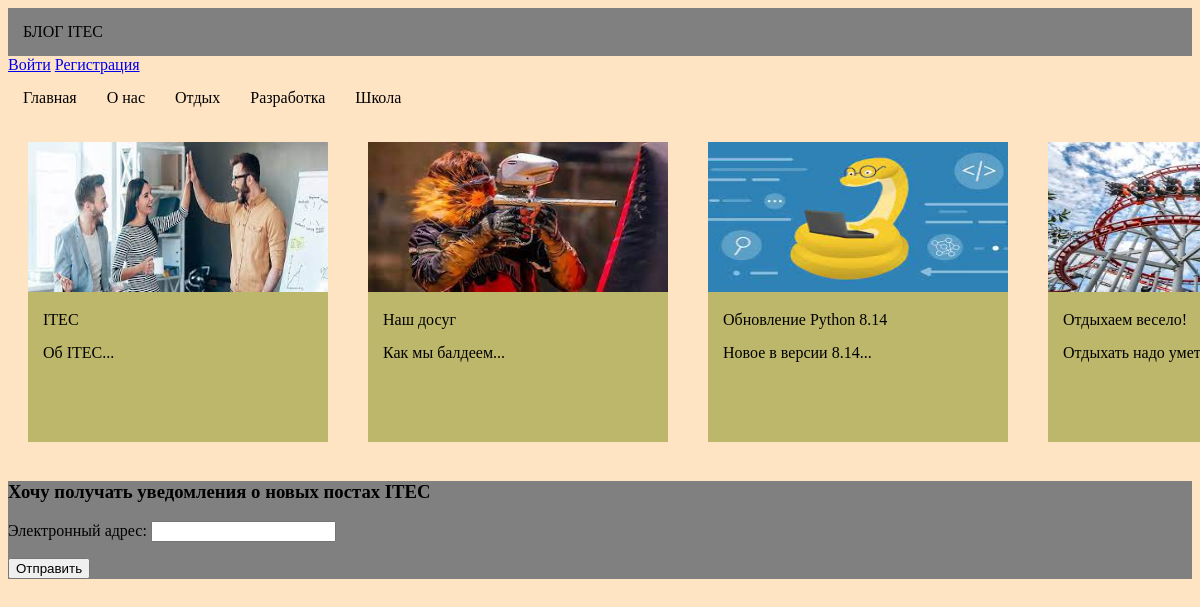
The app's page /, older data.
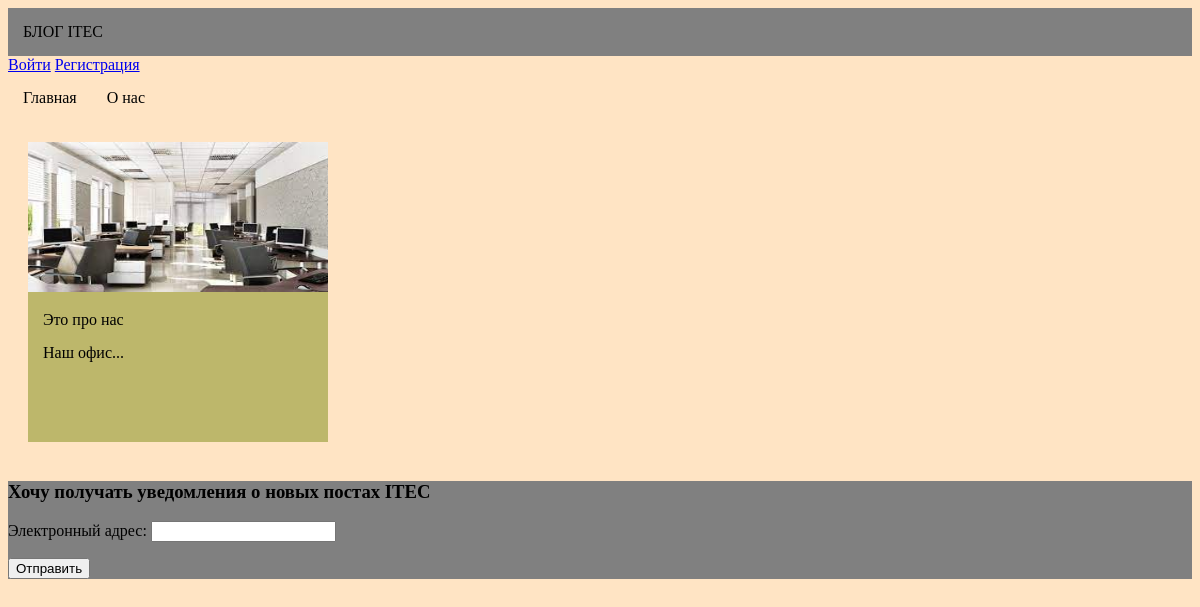
The same page, newer data.
### main/models.py (models this page shows, shortened)
class Category(models.Model):
    title = models.CharField(max_length=200)
    class Meta:
        ordering = ['title']
        verbose_name = 'Категория'
        verbose_name_plural = 'Категории'

class Post(models.Model):
    category = models.ForeignKey('Category', on_delete=models.CASCADE)
    title = models.CharField(max_length=200)
    description = models.TextField()
    briefdescription = models.CharField(max_length=400)
    created = models.DateTimeField(auto_now_add=True)
    updated = models.DateTimeField(auto_now=True)
    image = models.ImageField(upload_to='images', blank=True)
    author = models.CharField(max_length=200, blank=True)
    likes = models.IntegerField(default=0, blank=True)
    views = models.IntegerField(default=0, blank=True)
    class Meta:
        ordering = ['title']
        verbose_name = 'Статья'
        verbose_name_plural = 'Статьи'
    def get_absolute_url(self):
        return reverse('main:post_detail', args=[self.id])

### main/views.py (the view)
# urls.py: path('', start_page, name="start_page"),
def start_page(request):
    categories = Category.objects.all()
    posts = Post.objects.all()
    form = EmailsForm()
    if request.method == 'POST':
        new_email = EmailsForm(request.POST)
        if new_email.is_valid():
            new_email.save()
            return render(request, 'start_page.html', {'categories': categories, 'posts': posts, 'form': form,'message': "Ваш email сохранен!"})
    context = {'categories': categories, 'posts': posts, 'form': form}
    return render(request, 'start_page.html', context)

### main/forms.py
class EmailsForm(forms.ModelForm):
    email = forms.EmailField(required=True, label='Электронный адрес')
    class Meta:
        model = Emails
        fields = ['email']

### main/templates/start_page.html (shortened to what this page needs)
<!DOCTYPE html>
{% load static %}
<html lang="en">
<head>
    <link rel="stylesheet" href="{% static 'css/start_page.css' %}">
</head>
<body>
<main>
    <div style="display: flex; justify-content:flex-start; background-color: grey">
        <a style="padding:15px; text-decoration: none; color:black">БЛОГ ITEC</a>
    </div>
    {% if user.is_authenticated %}
    <div>
        <a href="{% url 'account:profile' %}">Профиль</a>
        <a href="{% url 'account:logout' %}">Выйти</a>
    </div>
    {% else %}
    <div>
        <a href="{% url 'account:login' %}">Войти</a>
        <a href="{% url 'account:register' %}">Регистрация</a>
    </div>
    {% endif %}
    <div style="display: flex; justify-content:flex-start; background-color: bisque">
        <a href="{% url 'main:start_page' %}" style="padding:15px; text-decoration: none; color:black">Главная</a>
        {% for category in categories %}
        <a href="{% url 'main:category_post' category.id %}" style="padding:15px; text-decoration: none; color:black">{{ category.title }}</a>
        {% endfor %}
    </div>
    {% block content %}
    <div style="display: flex; justify-content: flex-start">
        {% for post in posts %}
        <a href="{{ post.get_absolute_url }}" style="text-decoration: none; color: black">
            <div class="item_card" style="width: 300px; height: 300px; margin: 20px; background: darkkhaki;">
                <img src="{{ post.image.url }}" alt="" style="width:300px; height:150px">
                <p style="margin: 15px;">{{ post.title }}</p>
                <p style="margin: 15px;">{{ post.briefdescription }}</p>
            </div>
        </a>
        {% endfor %}
    </div>
    <div>
        <form  style="background-color: grey" action="" method="POST">
            <h3>Хочу получать уведомления о новых постах ITEC</h3>
            {{ form.as_p }}
            <button>Отправить</button>
        </form>
    </div>
    {% endblock %}
</main>
</body>
</html>

### main/static/css/start_page.css (style rules this page uses)
body { background: bisque; }

Row changes from the older to the newer data that the page shows:
removed Category: title "Отдых"
removed Category: title "Разработка"
removed Category: title "Школа"
removed Post: image (picture), title "ITEC", briefdescription "Об ITEC..."
removed Post: image (picture), title "Наш досуг", briefdescription "Как мы балдеем..."
removed Post: image (picture), title "Обновление Python 8.14", briefdescription "Новое в версии 8.14..."
removed Post: image (picture), title "Отдыхаем весело!", briefdescription "Отдыхать надо…"
added Post: image (picture), title "Это про нас", briefdescription "Наш офис..."
